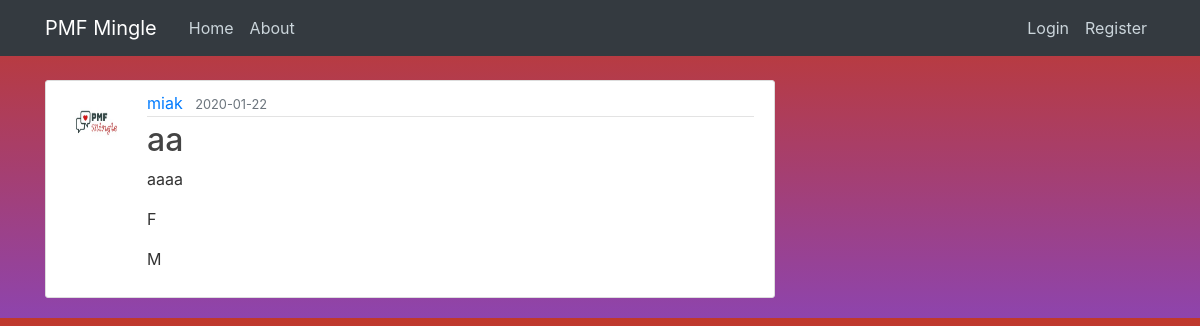
/post/1, run on the app's committed database.
### datingapp/models.py (models this page shows, shortened)
class User(db.Model, UserMixin):
    id = db.Column(db.Integer, primary_key=True)
    username = db.Column(db.String(20), unique=True, nullable=False)
    email = db.Column(db.String(120), unique=True, nullable=False)
    image_file = db.Column(db.String(20), nullable=False,
                           default='default.jpg')
    password = db.Column(db.String(60), nullable=False)
    gender = db.Column(db.String(20), nullable=False)
    preference = db.Column(db.String(20), nullable=False)
    posts = db.relationship('Post', backref='author', lazy=True)

class Post(db.Model):
    id = db.Column(db.Integer, primary_key=True)
    title = db.Column(db.String(100), nullable=False)
    date_posted = db.Column(db.DateTime, nullable=False,
                            default=datetime.utcnow)
    content = db.Column(db.Text, nullable=False)
    user_id = db.Column(db.Integer, db.ForeignKey('user.id'), nullable=False)

### datingapp/routes.py (the view)
@app.route("/post/<int:post_id>")
def post(post_id):
    post = Post.query.get_or_404(post_id)
    return render_template('post.html', title=post.title, post=post)

### datingapp/templates/post.html (shortened to what this page needs)
{% extends "layout.html" %}
{% block content %}
  <article class="media content-section">
    <img class="rounded-circle article-img" src="{{ url_for('static', filename='profile_pics/' + post.author.image_file) }}">
    <div class="media-body">
      <div class="article-metadata">
        <a class="mr-2" href="#">{{ post.author.username }}</a>
        <small class="text-muted">{{ post.date_posted.strftime('%Y-%m-%d') }}</small>
      </div>
      <h2 class="article-title">{{ post.title }}</h2>
      <p class="article-content">{{ post.content }}</p>
      <p>{{ post.author.gender }}</p>
      <p>{{ post.author.preference }}</p>
    </div>
  </article>
{% endblock content %}

### datingapp/static/main.css (style rules this page uses)
body { background: linear-gradient( #c0392b, #8e44ad); color: #333333; margin-top: 5rem; }
h1, h2, h3, h4, h5, h6 { color: #444444; }
.content-section { background: #ffffff; padding: 10px 20px; border: 1px solid #dddddd; border-radius: 3px; margin-bottom: 20px; }
.article-title { color: #444444; }
.article-content { white-space: pre-line; }
.article-img { height: 65px; width: 65px; margin-right: 16px; }
.article-metadata { padding-bottom: 1px; margin-bottom: 4px; border-bottom: 1px solid #e3e3e3; }

### data on the page
User: image_file (placeholder picture), author.username "miak", author.gender "F", author.preference "M"
Post: date_posted "2020-01-22", title "aa", content "aaaa"
